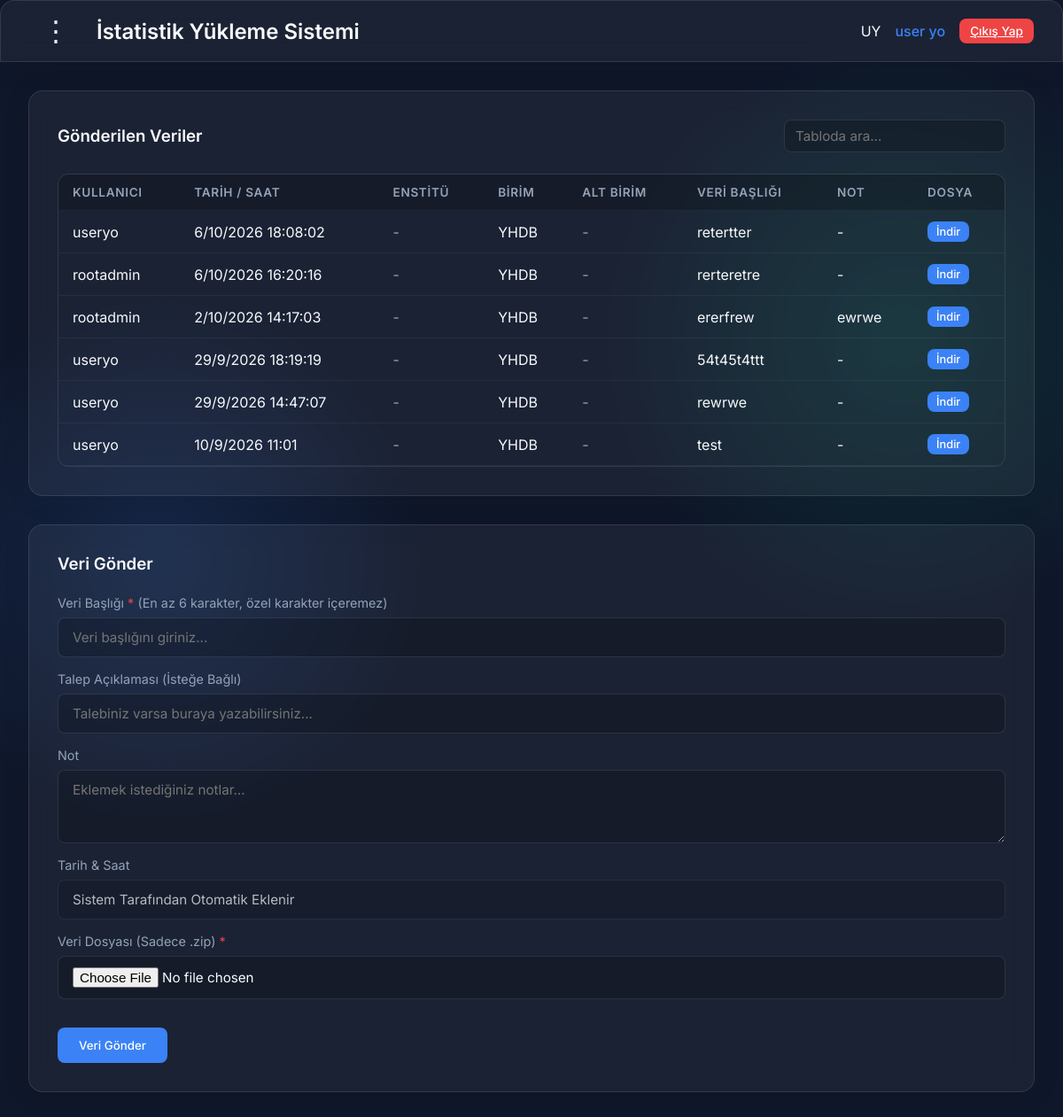
/dashboard (signed in), run on the app's committed database.
### tables this page shows
CREATE TABLE users (
            id INTEGER PRIMARY KEY AUTOINCREMENT,
            username TEXT UNIQUE NOT NULL,
            password TEXT NOT NULL,
            email TEXT,
            role TEXT NOT NULL, -- rootadmin, admin, user
            unit_id INTEGER,
            is_active BOOLEAN DEFAULT 1, sub_unit_id INTEGER REFERENCES sub_units(id), full_name TEXT, reset_token TEXT, reset_token_expires TIMESTAMP,
            FOREIGN KEY (unit_id) REFERENCES units (id)
        );

CREATE TABLE data_entries (
            id INTEGER PRIMARY KEY AUTOINCREMENT,
            user_id INTEGER NOT NULL,
            unit_id INTEGER NOT NULL,
            day INTEGER NOT NULL,
            month INTEGER NOT NULL,
            year INTEGER NOT NULL,
            time TEXT NOT NULL,
            title TEXT NOT NULL,
            note TEXT,
            file_path TEXT,
            special_auth BOOLEAN DEFAULT 0,
            created_at TIMESTAMP DEFAULT CURRENT_TIMESTAMP, sub_unit_id INTEGER REFERENCES sub_units(id), status TEXT DEFAULT 'beklemede', request_note TEXT, file_hash TEXT, approval_status TEXT DEFAULT 'pending', rejection_reason TEXT, is_active BOOLEAN DEFAULT 1, updated_file_path TEXT, updated_file_hash TEXT, updated_by TEXT, updated_at TIMESTAMP,
            FOREIGN KEY (user_id) REFERENCES users (id),
            FOREIGN KEY (unit_id) REFERENCES units (id)
        );

CREATE TABLE units (
            id INTEGER PRIMARY KEY AUTOINCREMENT,
            code TEXT UNIQUE NOT NULL,
            name TEXT NOT NULL
        , is_active BOOLEAN DEFAULT 1, institute_id INTEGER REFERENCES institutes(id));

### app.py (the view)
@app.route('/dashboard')
@login_required
def dashboard():
    data_list = get_filtered_data_entries(current_user)
    if current_user.role in ['admin', 'rootadmin']:
        data_list = [d for d in data_list if d['uploader_role'] != 'rootadmin']
    authorized_ids = set()
    if current_user.role == 'user':
        visible = []
        my_name = current_user.username.strip().lower()
        for d in data_list:
            if d['uploader_role'] == 'rootadmin':
                auth_users = [u.strip().lower() for u in str(d['special_auth'] or '').split(',') if u.strip()]
                if my_name in auth_users:
                    visible.append(d)
                    authorized_ids.add(d['id'])
            else:
                visible.append(d)
        data_list = visible
    else:
        for d in data_list:
            if d['special_auth']:
                auth_users = [u.strip().lower() for u in str(d['special_auth']).split(',') if u.strip()]
                if current_user.username.lower() in auth_users:
                    authorized_ids.add(d['id'])
    return render_template('dashboard.html', user=current_user, data=data_list,
                           authorized_ids=authorized_ids)

### app.py (called while the page is built)
@login_manager.user_loader
def load_user(user_id):
    conn = get_db_connection()
    user = conn.execute('SELECT * FROM users WHERE id = ?', (user_id,)).fetchone()
    conn.close()
    if user:
        return User(
            id=user['id'],
            username=user['username'],
            role=user['role'],
            unit_id=user['unit_id'],
            sub_unit_id=user['sub_unit_id'] if 'sub_unit_id' in user.keys() else None,
            full_name=user['full_name'] if 'full_name' in user.keys() and user['full_name'] else user['username'],
            email=user['email'] if 'email' in user.keys() else None
        )
    return None

@app.context_processor
def inject_notifications():
    if current_user.is_authenticated:
        conn = get_db_connection()
        unread_notifs = conn.execute(
            'SELECT * FROM notifications WHERE user_id = ? AND is_read = 0 ORDER BY created_at ASC',
            (current_user.id,)
        ).fetchall()
        if unread_notifs:
            conn.execute(
                'UPDATE notifications SET is_read = 1 WHERE user_id = ? AND is_read = 0',
                (current_user.id,)
            )
            conn.commit()
        conn.close()
        return {'login_toast_notifications': unread_notifs}
    return {'login_toast_notifications': []}

    @property
    def initials(self):
        name = (self.full_name or self.username).strip()
        parts = name.split()
        if len(parts) >= 2:
            return (parts[0][0] + parts[-1][0]).upper()
        elif len(parts) == 1 and parts[0]:
            return parts[0][:2].upper()
        return "U"

### database.py (called while the page is built)
def get_db_connection():
    conn = sqlite3.connect(DB_NAME)
    conn.row_factory = sqlite3.Row
    return conn

### templates/dashboard.html (shortened to what this page needs)
{% extends "base.html" %}
{% block content %}
<div class="flex-col gap-4">
    <div class="glass-panel" style="padding: 2rem;">
        <div class="flex items-center justify-between" style="margin-bottom: 1.5rem;">
            <h3>Gönderilen Veriler</h3>
            <div class="flex gap-4">
                <input type="text" id="searchInput" class="glass-input" placeholder="Tabloda ara..."
                    style="width: 250px; padding: 8px 12px;">
            </div>
        </div>
        <div class="glass-table-container">
            <table class="glass-table" id="dataTable">
                <thead>
                    <tr>
                        <th>Kullanıcı</th>
                        <th>Tarih / Saat</th>
                        <th>Enstitü</th>
                        <th>Birim</th>
                        <th>Alt Birim</th>
                        <th>Veri Başlığı</th>
                        <th>Not</th>
                        <th>Dosya</th>
                    </tr>
                </thead>
                <tbody>
                    {% for d in data %}
                    <tr class="{% if d.id in authorized_ids %}auth-green-row{% endif %}">
                        <td>
                            <span class="code-tooltip" data-tooltip="{{ d.user_full_name or d.user }}">{{ d.user
                                }}</span>
                        </td>
                        <td>{{ d.day }}/{{ d.month }}/{{ d.year }} {{ d.time }}</td>
                        <td>
                            {% if d.institute_code %}
                            <span class="code-tooltip" data-tooltip="{{ d.institute }}">{{ d.institute_code }}</span>
                            {% else %}
                            <span style="color: var(--text-muted);">-</span>
                            {% endif %}
                        </td>
                        <td>
                            {% if d.unit_code %}
                            <span class="code-tooltip" data-tooltip="{{ d.unit }}">{{ d.unit_code }}</span>
                            {% else %}
                            <span style="color: var(--text-muted);">-</span>
                            {% endif %}
                        </td>
                        <td>
                            {% if d.sub_unit_code %}
                            <span class="code-tooltip" data-tooltip="{{ d.sub_unit }}">{{ d.sub_unit_code }}</span>
                            {% else %}
                            <span style="color: var(--text-muted);">-</span>
                            {% endif %}
                        </td>
                        <td>{{ d.title }}</td>
                        <td>{{ d.note or '-' }}</td>
                        <td>
                            {% if d.file_path %}
                            <a href="{{ url_for('download_file', data_id=d.id) }}" class="glass-btn"
                                style="padding: 4px 10px; font-size: 0.8rem; text-decoration: none;">İndir</a>
                            {% else %}
                            <span style="color: var(--text-muted)">Yok</span>
                            {% endif %}
                        </td>
                    </tr>
                    {% else %}
                    <tr>
                        <td colspan="{% if current_user.role == 'rootadmin' %}11{% elif current_user.role == 'admin' %}10{% else %}8{% endif %}"
                            style="text-align: center; color: var(--text-muted);">Henüz kayıtlı veri bulunmuyor.</td>
                    </tr>
                    {% endfor %}
                </tbody>
            </table>
        </div>
    </div>
    {% if current_user.role == 'user' %}
    <div class="glass-panel" style="padding: 2rem; margin-top: 1rem;">
        <h3 style="margin-bottom: 1.5rem;">Veri Gönder</h3>
        <form method="POST" action="{{ url_for('upload') }}" enctype="multipart/form-data" class="flex-col gap-4"
            onsubmit="let b=this.querySelector('button[type=submit]'); b.disabled=true; b.innerText='Gönderiliyor...';">
            <div class="flex-col gap-2">
                <label for="title" style="font-size: 0.9rem; color: var(--text-muted);">
                    Veri Başlığı <span style="color:var(--danger)">*</span> (En az 6 karakter, özel karakter içeremez)
                </label>
                <input type="text" id="title" name="title" class="glass-input" minlength="6" required autocomplete="off"
                    pattern="[a-zA-Z0-9çÇğĞıİöÖşŞüÜ\s]{6,}"
                    title="Veri başlığı en az 6 karakter olmalı ve özel karakter içermemelidir."
                    placeholder="Veri başlığını giriniz...">
            </div>
            <div class="flex-col gap-2">
                <label for="request_note" style="font-size: 0.9rem; color: var(--text-muted);">Talep Açıklaması (İsteğe
                    Bağlı)</label>
                <input type="text" id="request_note" name="request_note" class="glass-input" autocomplete="off"
                    placeholder="Talebiniz varsa buraya yazabilirsiniz...">
            </div>
            <div class="flex-col gap-2">
                <label for="note" style="font-size: 0.9rem; color: var(--text-muted);">Not</label>
                <textarea id="note" name="note" class="glass-input" rows="3"
                    placeholder="Eklemek istediğiniz notlar..."></textarea>
            </div>
            <div class="flex gap-4">
                <div class="flex-col gap-2" style="flex: 1;">
                    <label style="font-size: 0.9rem; color: var(--text-muted);">Tarih & Saat</label>
                    <input type="text" class="glass-input" value="Sistem Tarafından Otomatik Eklenir" disabled
                        style="opacity: 0.7; cursor: not-allowed;">
                </div>
            </div>
            <div class="flex-col gap-2">
                <label for="file" style="font-size: 0.9rem; color: var(--text-muted);">Veri Dosyası (Sadece .zip) <span
                        style="color:var(--danger)">*</span></label>
                <input type="file" id="file" name="file" class="glass-input" required
                    accept=".zip,application/zip,application/x-zip-compressed">
            </div>
            <button type="submit" class="glass-btn mt-4" style="width: max-content;">Veri Gönder</button>
        </form>
    </div>
    {% endif %}
</div>
{% endblock %}

### templates/base.html (shortened to what this page needs)
<!DOCTYPE html>
<html lang="tr">
<head>
    <link rel="stylesheet" href="{{ url_for('static', filename='css/style.css') }}">
</head>
<body>
    {% if current_user.is_authenticated %}
    <nav class="glass-panel navbar">
        <div class="flex items-center gap-4">
            <div class="menu-dropdown">
                <button class="menu-btn" id="menuToggleBtn" title="Menüyü Aç/Kapat">&#8942;</button>
            </div>
            <div class="logo">
                <h2>İstatistik Yükleme Sistemi</h2>
            </div>
        </div>
        <div class="flex items-center gap-4">
            <div class="user-avatar-circle" id="userAvatarBtn" title="Profil & Şifre Değiştir">
                {{ current_user.initials }}
            </div>
            <span style="color: var(--primary); font-weight: 500;">
                {{ current_user.full_name or current_user.username }}
            </span>
            <a href="{{ url_for('logout') }}" class="glass-btn glass-btn-danger"
                style="padding: 6px 12px; font-size: 0.85rem;">Çıkış Yap</a>
        </div>
    </nav>
    {% endif %}
    <main class="container">
        {% block content %}{% endblock %}
    </main>
</body>
</html>

### static/css/style.css (style rules this page uses)
:root { --bg-color: #0f172a; --glass-bg: rgba(255, 255, 255, 0.05); --glass-border: rgba(255, 255, 255, 0.1); --primary: #3b82f6; --primary-hover: #2563eb; --text-main: #f8fafc; --text-muted: #94a3b8; --danger: #ef4444; --success: #10b981; }
* { margin: 0; padding: 0; box-sizing: border-box; font-family: 'Inter', sans-serif; }
body { background-color: var(--bg-color); color: var(--text-main); min-height: 100vh; display: flex; flex-direction: column; background-image: radial-gradient(circle at 15% 50%, rgba(59, 130, 246, 0.15), transparent 25%), radial-gradient(circle at 85% 30%, rgba(16, 185, 129, 0.15), transparent 25%); background-attachment: fixed; }
.glass-panel { background: var(--glass-bg); backdrop-filter: blur(12px); -webkit-backdrop-filter: blur(12px); border: 1px solid var(--glass-border); border-radius: 16px; box-shadow: 0 4px 30px rgba(0, 0, 0, 0.1); }
.glass-input { width: 100%; background: rgba(0, 0, 0, 0.2); border: 1px solid var(--glass-border); border-radius: 8px; padding: 12px 16px; color: var(--text-main); font-size: 0.95rem; transition: all 0.3s ease; outline: none; }
.glass-btn { background: var(--primary); color: white; border: none; padding: 12px 24px; border-radius: 8px; font-weight: 500; cursor: pointer; transition: all 0.3s ease; display: inline-flex; align-items: center; justify-content: center; gap: 8px; }
.glass-btn-danger { background: var(--danger); }
.container { max-width: 1200px; margin: 0 auto; padding: 2rem; width: 100%; }
.flex { display: flex; }
.flex-col { display: flex; flex-direction: column; }
.items-center { align-items: center; }
.justify-between { justify-content: space-between; }
.gap-4 { gap: 1rem; }
.gap-2 { gap: 0.5rem; }
.mt-4 { margin-top: 1rem; }
.navbar { padding: 1rem 2rem; display: flex; justify-content: space-between; align-items: center; border-bottom-left-radius: 0; border-bottom-right-radius: 0; border-bottom: 1px solid var(--glass-border); }
h1, h2, h3 { color: var(--text-main); font-weight: 600; }
.glass-table-container { overflow-x: auto; border-radius: 12px; border: 1px solid var(--glass-border); }
.glass-table { width: 100%; border-collapse: collapse; text-align: left; }
.glass-table th, .glass-table td { padding: 12px 16px; border-bottom: 1px solid rgba(255, 255, 255, 0.05); }
.glass-table th { background: rgba(0, 0, 0, 0.2); font-weight: 600; color: var(--text-muted); font-size: 0.85rem; text-transform: uppercase; letter-spacing: 0.05em; }
.menu-dropdown { position: relative; }
.menu-btn { background: transparent; border: none; color: var(--text-primary, #e5e7eb); font-size: 2rem; line-height: 1; padding: 2px 14px; cursor: pointer; border-radius: 8px; transition: background 0.2s ease, transform 0.2s ease; user-select: none; }

### data on the page
users: full_name "user yo"
data_entries: user "useryo", day "6", month "10", year "2026", time "18:08:02", unit_code "YHDB", title "retertter", note "-"
data_entries: user "rootadmin", day "6", month "10", year "2026", time "16:20:16", unit_code "YHDB", title "rerteretre", note "-"
data_entries: user "rootadmin", day "2", month "10", year "2026", time "14:17:03", unit_code "YHDB", title "ererfrew", note "ewrwe"
data_entries: user "useryo", day "29", month "9", year "2026", time "18:19:19", unit_code "YHDB", title "54t45t4ttt", note "-"
data_entries: user "useryo", day "29", month "9", year "2026", time "14:47:07", unit_code "YHDB", title "rewrwe", note "-"
data_entries: user "useryo", day "10", month "9", year "2026", time "11:01", unit_code "YHDB", title "test", note "-"

### other printed values
{{ current_user.initials }} "UY"
